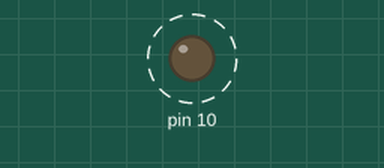
Bench run of a sketch on a simulated Arduino Uno, built with avr-gcc and run on an emulated ATmega328P. Parts: output pins drawn as LEDs (lit = HIGH). Dashed ring = blinking.

Above: at 0.5 s.
Timing chart, 0 to 4.6 s (numbered marks = the images above):
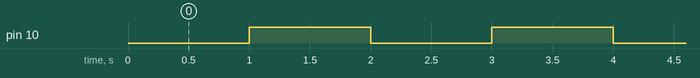

Measured:
- by itself, pin 10: alternates HIGH for 1.0 s and LOW for 1.0 s

The sketch:

Timer_Interrupt_in_Arduino.ino
```cpp
//Timer interrupts
//by Uttam Basu
//February 2022

//Timer setup for timer1
//For arduino uno or any board
//Timer1 will interrupt at 1Hz

//storage variables
boolean toggle1 = 0;

void setup()
{
  //set pins as outputs
  pinMode(10, OUTPUT);

  //For 1 Second Time Generate on Timer 1.
  cli();                          //stop interrupts
  //set timer1 interrupt at 1Hz
  TCCR1A = 0;                     // set entire TCCR1A register to 0
  TCCR1B = 0;                     // same for TCCR1B
  TCNT1  = 0;                     //initialize counter value to 0
  // set compare match register for 1hz increments
  OCR1A = 15624;                  // = (16*10^6) / (1*1024) - 1 (must be <65536)
  // turn on CTC mode
  TCCR1B |= (1 << WGM12);
  // Set CS12 and CS10 bits for 1024 prescaler
  TCCR1B |= (1 << CS12) | (1 << CS10);
  // enable timer compare interrupt
  TIMSK1 |= (1 << OCIE1A);
  sei();                           //allow interrupts
}

ISR(TIMER1_COMPA_vect)              //Timer1 interrupt 1Hz toggles pin 10 (LED)
{
  //Generates pulse wave of frequency 1Hz/2 = 0.5Hz (takes two cycles for full wave- toggle high then toggle low)
  if (toggle1)
  {
    digitalWrite(10, HIGH);
    toggle1 = 0;
  }
  else
  {
    digitalWrite(10, LOW);
    toggle1 = 1;
  }
}

void loop()
{

}
```
